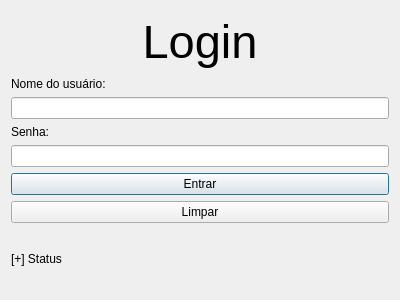
<?xml version="1.0" encoding="UTF-8"?>
<ui version="4.0">
 <class>fn_login</class>
 <widget class="QDialog" name="fn_login">
  <property name="geometry">
   <rect>
    <x>0</x>
    <y>0</y>
    <width>400</width>
    <height>300</height>
   </rect>
  </property>
  <property name="windowTitle">
   <string>Dialog</string>
  </property>
  <layout class="QGridLayout" name="gridLayout">
   <item row="0" column="0">
    <widget class="QLabel" name="label_4">
     <property name="font">
      <font>
       <pointsize>35</pointsize>
      </font>
     </property>
     <property name="text">
      <string>Login</string>
     </property>
     <property name="alignment">
      <set>Qt::AlignCenter</set>
     </property>
    </widget>
   </item>
   <item row="1" column="0">
    <layout class="QVBoxLayout" name="verticalLayout_4">
     <item>
      <layout class="QVBoxLayout" name="verticalLayout">
       <item>
        <widget class="QLabel" name="label_2">
         <property name="text">
          <string>Nome do usuário:</string>
         </property>
        </widget>
       </item>
       <item>
        <widget class="QLineEdit" name="textUSer"/>
       </item>
      </layout>
     </item>
     <item>
      <layout class="QVBoxLayout" name="verticalLayout_2">
       <item>
        <widget class="QLabel" name="label_3">
         <property name="text">
          <string>Senha:</string>
         </property>
        </widget>
       </item>
       <item>
        <widget class="QLineEdit" name="textPass">
         <property name="echoMode">
          <enum>QLineEdit::Password</enum>
         </property>
        </widget>
       </item>
      </layout>
     </item>
     <item>
      <layout class="QVBoxLayout" name="verticalLayout_3">
       <item>
        <widget class="QPushButton" name="btn_login">
         <property name="text">
          <string>Entrar</string>
         </property>
        </widget>
       </item>
       <item>
        <widget class="QPushButton" name="btn_limpar">
         <property name="text">
          <string>Limpar</string>
         </property>
        </widget>
       </item>
      </layout>
     </item>
    </layout>
   </item>
   <item row="2" column="0">
    <widget class="QLabel" name="label">
     <property name="text">
      <string>[+] Status</string>
     </property>
    </widget>
   </item>
  </layout>
 </widget>
 <resources/>
 <connections/>
</ui>
